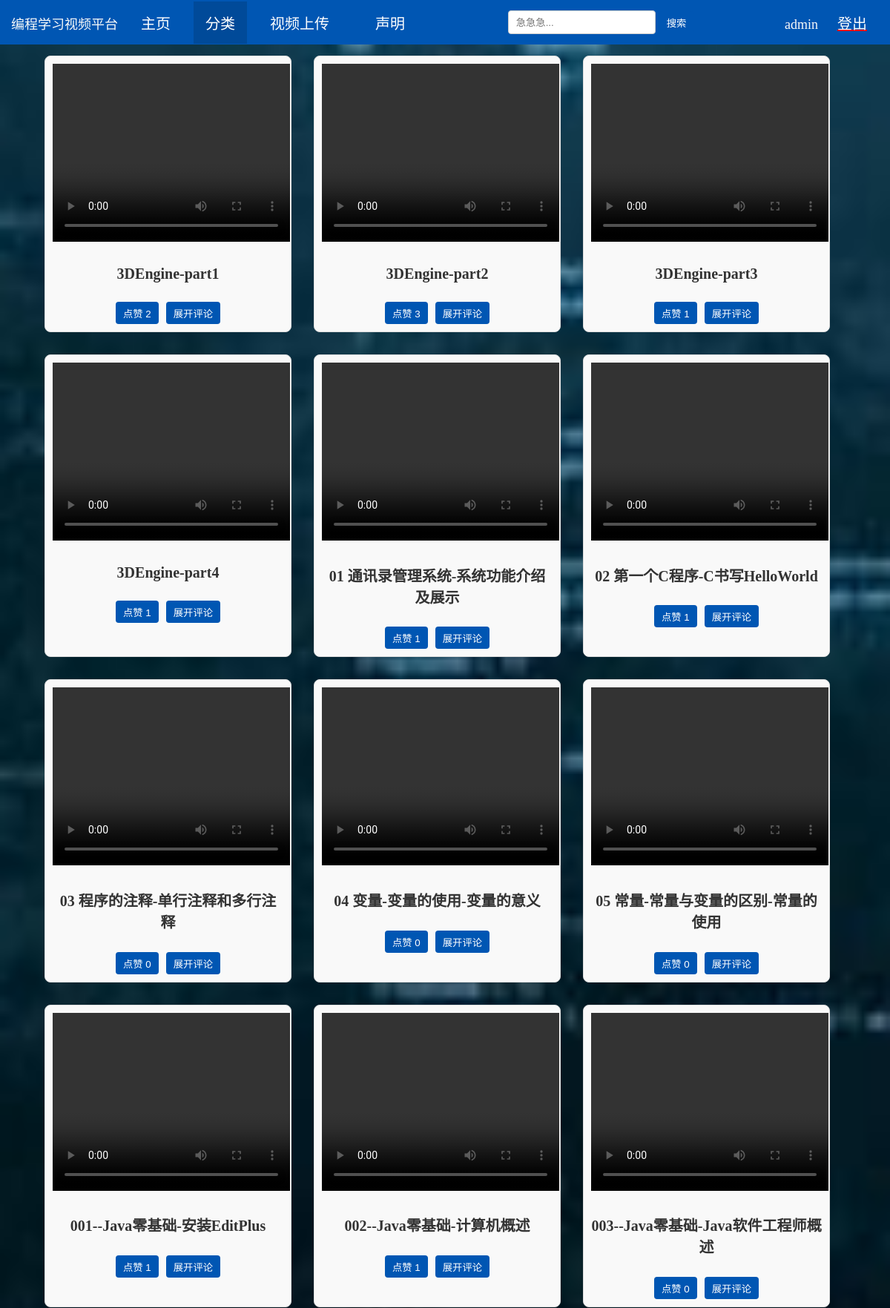
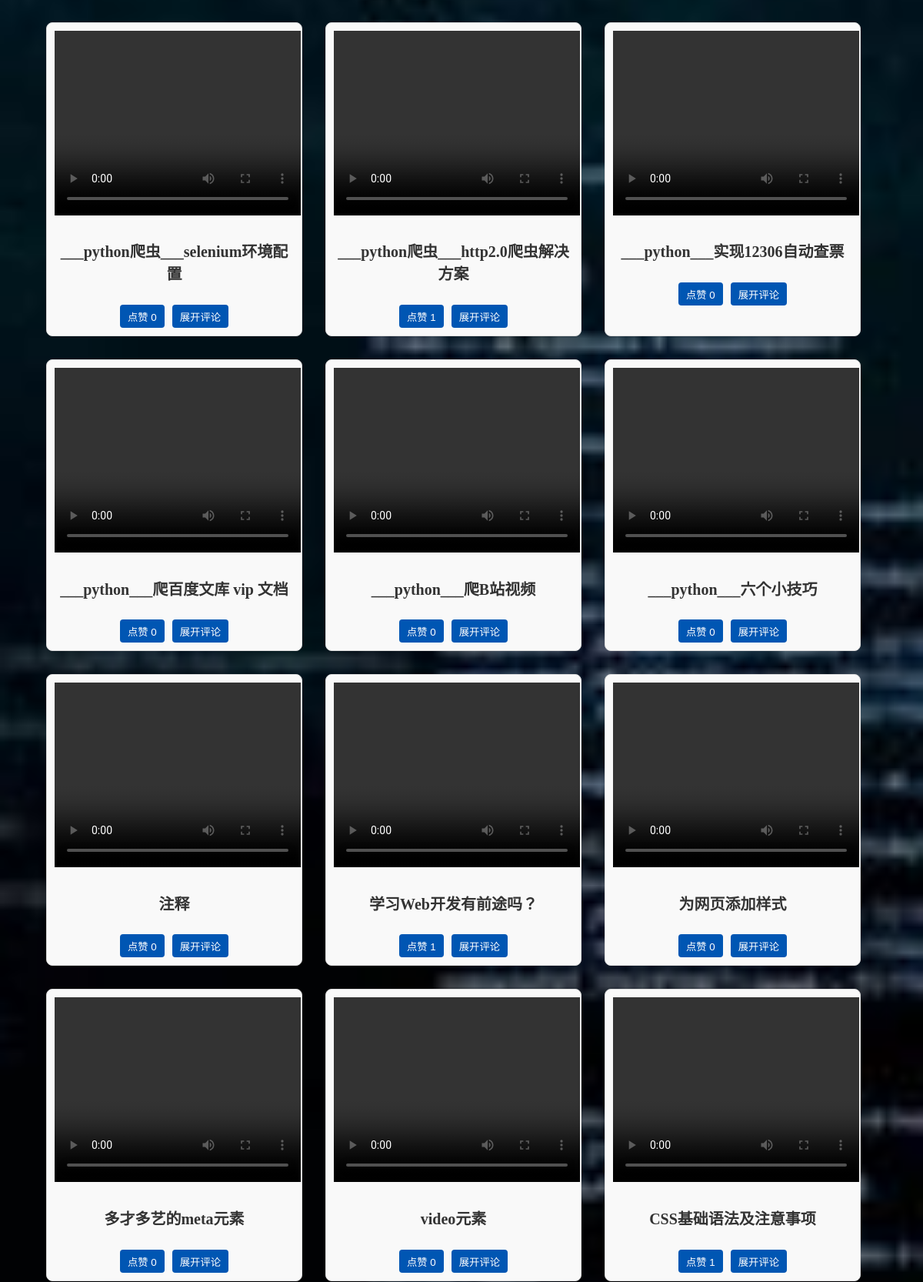
The app's page /videos/video_list/ (signed in, upper part) with its own data (2 pictures, top to bottom).
### videos/models.py (models this page shows, shortened)
class Video(models.Model):
    CATEGORY_CHOICES = [
        ('C++', 'C++'),
        ('Java', 'Java'),
        ('Python', 'Python'),
        ('web开发', 'web开发'),
        ('其他', '其他'),
    ]
    title = models.CharField(max_length=100)
    video_file = models.FileField(upload_to='media/')
    uploaded_at = models.DateTimeField(auto_now_add=True)
    category = models.CharField(max_length=50, choices=CATEGORY_CHOICES, default='其他')  # 添加分类字段

### videos/views.py (the view)
# urls.py: path('videos/video_list/', views.video_list, name='video_list'),
@login_required
def video_list(request):
    categories = Video.CATEGORY_CHOICES  # 获取所有分类
    category_filter = request.GET.get('category', '')  # 获取选择的分类
    search_query = request.GET.get('search', '')  # 获取搜索关键字
    if category_filter:
        title = "视频列表：" + category_filter
        videos = Video.objects.filter(category=category_filter)
    else:
        title = "主页"
        videos = Video.objects.all()
    if search_query:
        videos = videos.filter(title__icontains=search_query)
    return render(request, 'video_list.html', {
    'videos': videos,
    'categories': categories,
    'category': category_filter,
    'search_query': search_query,
    'title': title
})

### videos/templates/video_list.html (shortened to what this page needs)
<!DOCTYPE html>
<html>
<head>
    {% load static %}
</head>
<body>
    <ul>
        <li><span style="font-size: 18px; color: #f9f9f9;">编程学习视频平台</span>&nbsp;&nbsp;&nbsp;<a href="{% url 'video_list' %}">主页</a></li>
        <div class="dropdown">
            <a class="dropbtn">分类</a>
        </div>
        <li><a href="{% url 'upload_video' %}">视频上传</a></li>
        <li><a href="{% url 'announcement' %}">声明</a></li>
        <li style="margin-left: auto;">
            <form method="GET" action="{% url 'video_list' %}">
                <input type="text" name="search" placeholder="急急急..." value="{{ request.GET.search }}">
                <button type="submit">搜索</button>
            </form>
        </li>
        <li style="margin-left: auto;">
            <span style="font-size: 18px; color: #f9f9f9;">{{ user.username }}</span>&nbsp;
            <a class="active" style="text-decoration: underline; text-decoration-thickness: 2px; text-decoration-color: red;" href="{% url 'logout' %}">登出</a>
        </li>
    </ul>
    <div class="video-container">
        {% for video in videos %}
            <div class="video-item">
                <video width="320" height="240" controls>
                    <source src="{{ video.video_file.url }}" type="video/mp4">
                </video>
                <h4>{{ video.title }}</h4>
                <div class="button-container">
                    <form action="{% url 'like_video' video.id %}" method="POST" class="like-form">
                        <button type="submit">
                            点赞 {{ video.likes.count }}
                        </button>
                    </form>
                    <button onclick="toggleComments(this)" class="toggle-comments-btn">展开评论</button>
                </div>
            </div>
        {% empty %}
            <p style="color: white;">没有相关视频.</p>
        {% endfor %}
    </div>
</body>
</html>

### records on screen
Video: title "3DEngine-part1", likes.count "2"
Video: title "3DEngine-part2", likes.count "3"
Video: title "3DEngine-part3", likes.count "1"
Video: title "3DEngine-part4", likes.count "1"
Video: title "01 通讯录管理系统-系统功能介绍及展示", likes.count "1"
Video: title "02 第一个C程序-C书写HelloWorld", likes.count "1"
Video: title "03 程序的注释-单行注释和多行注释", likes.count "0"
Video: title "04 变量-变量的使用-变量的意义", likes.count "0"
Video: title "05 常量-常量与变量的区别-常量的使用", likes.count "0"
Video: title "001--Java零基础-安装EditPlus", likes.count "1"
Video: title "002--Java零基础-计算机概述", likes.count "1"
Video: title "003--Java零基础-Java软件工程师概述", likes.count "0"
Video: title "___python爬虫___selenium环境配置", likes.count "0"
Video: title "___python爬虫___http2.0爬虫解决方案", likes.count "1"
Video: title "___python___实现12306自动查票", likes.count "0"
Video: title "___python___爬百度文库 vip 文档", likes.count "0"
Video: title "___python___爬B站视频", likes.count "0"
Video: title "___python___六个小技巧", likes.count "0"
Video: title "注释", likes.count "0"
Video: title "学习Web开发有前途吗？", likes.count "1"
Video: title "为网页添加样式", likes.count "0"
Video: title "多才多艺的meta元素", likes.count "0"
Video: title "video元素", likes.count "0"
Video: title "CSS基础语法及注意事项", likes.count "1"

### other values on screen
{{ user.username }} "admin"
